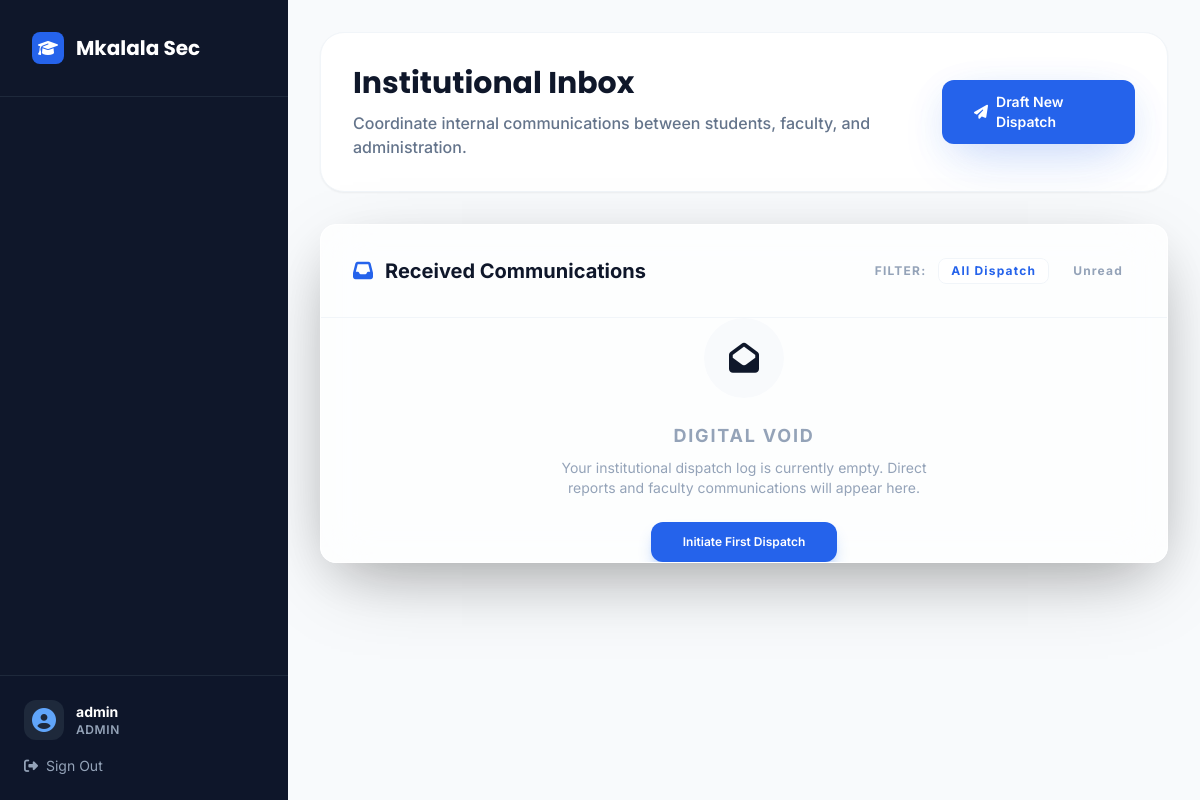
Before: /inbox/ (signed in) with the older database file.
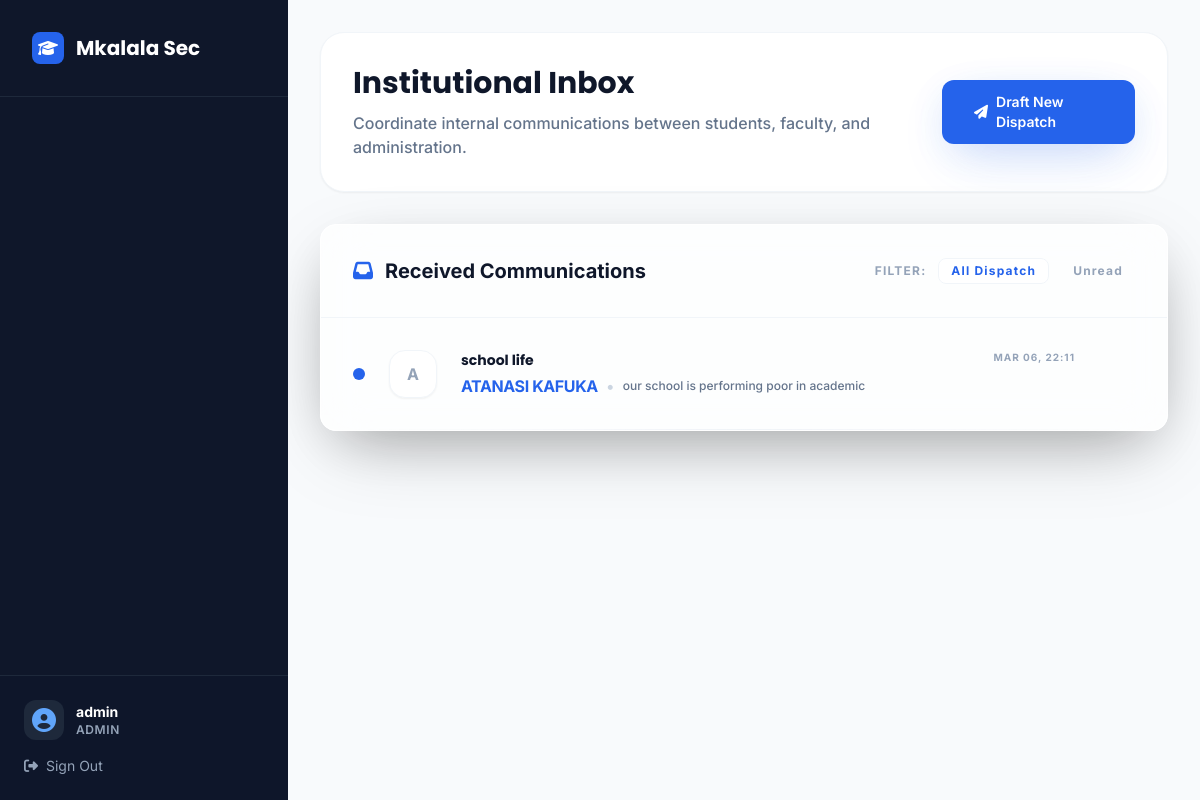
After: the same page with the newer database file.
### core/models.py (models this page shows, shortened)
class User(AbstractUser):
    ROLE_CHOICES = [
        ('student', _('Student')),
        ('teacher', _('Teacher')),
        ('headmaster', _('Head of School')),
    ]
    role = models.CharField(max_length=20, choices=ROLE_CHOICES, default='student')
    is_student = models.BooleanField(default=False)
    is_faculty = models.BooleanField(default=False)
    is_parent = models.BooleanField(default=False)
    is_headmaster = models.BooleanField(default=False)
    profile_picture = models.ImageField(upload_to='profile_pictures/', blank=True, null=True)
    groups = models.ManyToManyField(
        Group,
        verbose_name=_('groups'),
        blank=True,
        related_name='custom_user_set',
        related_query_name='custom_user',
    )
    user_permissions = models.ManyToManyField(
        Permission,
        verbose_name=_('user permissions'),
        blank=True,
        related_name='custom_user_set',
        related_query_name='custom_user',
    )

class Message(models.Model):
    sender = models.ForeignKey(User, related_name='sent_messages', on_delete=models.CASCADE)
    recipient = models.ForeignKey(User, related_name='received_messages', on_delete=models.CASCADE)
    subject = models.CharField(max_length=MAX_TITLE_LENGTH)
    body = models.TextField()
    sent_at = models.DateTimeField(auto_now_add=True)
    is_read = models.BooleanField(default=False)

### core/views.py (the view)
# urls.py: path('inbox/', views.inbox, name='inbox'),
@login_required
def inbox(request):
    messages = Message.objects.filter(recipient=request.user).order_by('-sent_at')
    return render(request, 'core/inbox.html', {'messages': messages})

### templates/core/inbox.html (shortened to what this page needs)
{% extends "core/base_dashboard.html" %}
{% load static %}
{% block user_role %}{{ request.user.role|capfirst }}{% endblock %}
{% block main_content %}
<div class="space-y-8 animate-in fade-in duration-700">
    <div class="flex flex-col md:flex-row md:items-center justify-between gap-6 bg-white p-8 rounded-3xl shadow-sm border border-slate-100 relative overflow-hidden text-slate-900">
        <div class="relative space-y-2">
            <h1 class="text-3xl font-display font-bold leading-tight">Institutional Inbox</h1>
            <p class="text-slate-500 font-medium">Coordinate internal communications between students, faculty, and administration.</p>
        </div>
        <div class="relative flex gap-3">
             <a href="{% url 'send_message' %}" class="btn-glow-primary px-8 py-3 text-sm flex items-center shadow-xl shadow-blue-600/20">
                <i class="fas fa-paper-plane mr-2"></i> Draft New Dispatch
            </a>
        </div>
    </div>
    <div class="card-premium overflow-hidden bg-white/70 backdrop-blur-xl border-white shadow-2xl">
        <div class="p-8 border-b border-slate-100 flex justify-between items-center bg-slate-50/50">
            <h3 class="text-xl font-bold text-slate-900 flex items-center">
                <i class="fas fa-inbox text-blue-600 mr-3"></i>
                Received Communications
            </h3>
            <div class="flex items-center space-x-3 text-xs font-bold text-slate-400 uppercase tracking-widest">
                <span>Filter:</span>
                <button class="px-3 py-1 bg-white border border-slate-100 rounded-lg text-blue-600">All Dispatch</button>
                <button class="px-3 py-1 hover:text-blue-600 transition-colors">Unread</button>
            </div>
        </div>
        <div class="divide-y divide-slate-100">
            {% for message in messages %}
            <div data-message-id="{{ message.pk }}" class="group relative p-8 hover:bg-slate-50/80 transition-all duration-300 cursor-pointer flex flex-col md:flex-row gap-6 md:items-center {% if not message.is_read %}bg-blue-50/30{% endif %}">
                <div class="shrink-0 flex items-center justify-center">
                     {% if not message.is_read %}
                        <div class="w-3 h-3 bg-blue-600 rounded-full shadow-[0_0_15px_rgba(37,99,235,0.5)]"></div>
                     {% else %}
                        <div class="w-3 h-3 bg-slate-200 rounded-full"></div>
                     {% endif %}
                </div>
                <div class="shrink-0 w-12 h-12 rounded-2xl bg-white border border-slate-100 flex items-center justify-center text-slate-400 font-bold group-hover:bg-blue-600 group-hover:text-white group-hover:border-blue-600 transition-all duration-300 shadow-sm">
                    {{ message.sender.first_name|slice:":1"|default:message.sender.username|slice:":1"|upper }}
                </div>
                <div class="flex-1 min-w-0 space-y-1">
                    <div class="flex flex-col sm:flex-row sm:items-center justify-between gap-2">
                        <h4 class="text-sm font-display font-bold text-slate-900 truncate">{{ message.subject }}</h4>
                        <span class="text-[10px] font-bold text-slate-400 uppercase tracking-widest">{{ message.sent_at|date:"M d, H:i" }}</span>
                    </div>
                    <div class="flex items-center space-x-2">
                        <p class="text-[11px] font-bold text-blue-600 uppercase tracking-tight">{{ message.sender.get_full_name|default:message.sender.username }}</p>
                        <span class="text-slate-300">•</span>
                        <p class="text-xs text-slate-500 font-medium truncate max-w-lg">{{ message.body|truncatewords:20 }}</p>
                    </div>
                </div>
            </div>
            {% empty %}
            <div class="p-24 text-center space-y-6 flex flex-col items-center">
                <div class="w-20 h-20 bg-slate-50 rounded-full flex items-center justify-center text-slate-200 text-3xl">
                    <i class="fas fa-envelope-open"></i>
                </div>
                <div class="space-y-2">
                    <h4 class="text-lg font-bold text-slate-400 uppercase tracking-widest">Digital Void</h4>
                    <p class="text-slate-400 text-sm max-w-sm mx-auto">Your institutional dispatch log is currently empty. Direct reports and faculty communications will appear here.</p>
                </div>
                <a href="{% url 'send_message' %}" class="btn-glow-primary px-8 py-3 text-xs">Initiate First Dispatch</a>
            </div>
            {% endfor %}
        </div>
    </div>
</div>
{% endblock %}

### templates/core/base_dashboard.html (shortened to what this page needs)
{% load static %}
<!DOCTYPE html>
<html lang="en" class="h-full bg-slate-50 text-slate-900 antialiased">
<head>
    <link href="{% static 'css/tailwind.css' %}" rel="stylesheet" />
    <link rel="stylesheet" href="https://cdnjs.cloudflare.com/ajax/libs/font-awesome/6.4.0/css/all.min.css">
</head>
<body class="h-full font-sans overflow-hidden">
    <div class="flex h-full">
        <aside id="sidebar" class="fixed inset-y-0 left-0 z-50 w-72 bg-slate-900 text-white transition-transform duration-300 -translate-x-full lg:translate-x-0 lg:static lg:inset-0">
            <div class="flex flex-col h-full">
                <div class="p-8 border-b border-slate-800">
                    <a href="{% url 'public_home' %}" class="flex items-center space-x-3">
                        <div class="w-8 h-8 bg-blue-600 rounded-lg flex items-center justify-center text-white">
                            <i class="fas fa-graduation-cap"></i>
                        </div>
                        <span class="text-xl font-display font-bold">Mkalala Sec</span>
                    </a>
                </div>
                <nav class="flex-1 px-4 py-8 space-y-2 overflow-y-auto">
                </nav>
                <div class="p-6 border-t border-slate-800 bg-slate-900/50">
                    <div class="flex items-center space-x-3 mb-4">
                        <div class="w-10 h-10 rounded-xl bg-slate-800 flex items-center justify-center text-blue-400">
                            <i class="fas fa-user-circle text-2xl"></i>
                        </div>
                        <div class="flex-1 min-w-0">
                            <p class="text-sm font-bold truncate">{{ user.get_full_name|default:user.username }}</p>
                            <p class="text-xs text-slate-400 uppercase tracking-wider font-semibold">{% block user_role %}{% endblock %}</p>
                        </div>
                    </div>
                    <a href="{% url 'logout' %}" class="flex items-center space-x-2 text-sm text-slate-400 hover:text-red-400 transition-colors">
                        <i class="fas fa-sign-out-alt"></i>
                        <span>Sign Out</span>
                    </a>
                </div>
            </div>
        </aside>
        <div class="flex-1 flex flex-col min-w-0 overflow-hidden">
            <main class="flex-1 overflow-y-auto p-4 lg:p-8 space-y-8">
                {% block main_content %}{% endblock %}
            </main>
        </div>
    </div>
</body>
</html>

### templates/core/inbox.html (style rules this page uses)
[data-message-id] { position: relative; }
[data-message-id]::after { content: ''; position: absolute; bottom: 0; left: 2rem; right: 2rem; height: 1px; background: linear-gradient(to right, transparent, rgba(226, 232, 240, 0.5), transparent); }

Changed rows visible on the page:
added Message: is_read False (drawn), sender.first_name "A", subject "school life", sent_at "MAR 06, 22:11", sender.get_full_name "ATANASI KAFUKA", body "our school is performing poor in academic"
Other visible differences:
text no longer shown: "DIGITAL VOID Your institutional dispatch log is currently empty. Direct reports and faculty communications will appear here. Initiate First Dispatch"
